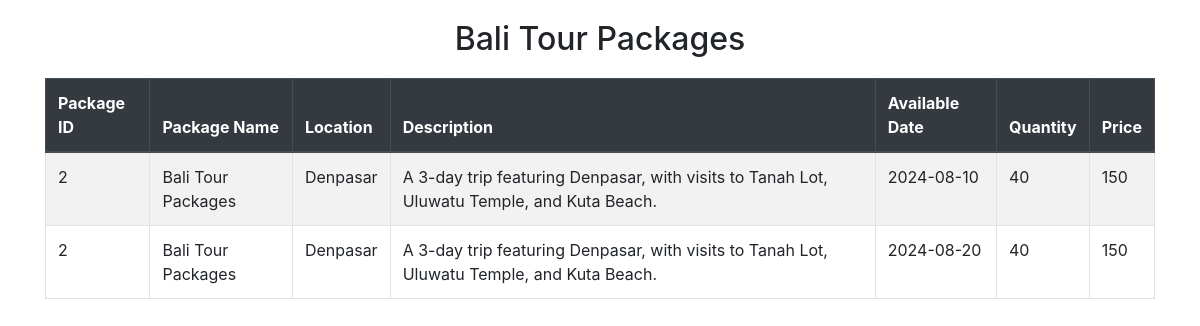
/detailpackages.php, run on the app's committed database.
### tables this page shows
CREATE TABLE `packages` (
  `package_id` int(11) NOT NULL,
  `customer_id` int(11) NOT NULL,
  `package_name` varchar(255) NOT NULL,
  `short_desc` varchar(255) NOT NULL,
  `PhotoURL` varchar(255) DEFAULT NULL
);

CREATE TABLE `package_detail` (
  `detail_id` int(11) NOT NULL,
  `package_id` int(11) NOT NULL,
  `PhotoURL` varchar(255) DEFAULT NULL,
  `location` varchar(255) DEFAULT NULL,
  `long_desc` text NOT NULL,
  `schedule` varchar(255) NOT NULL
);

CREATE TABLE `available_ticket` (
  `ticket_id` int(11) NOT NULL,
  `package_id` int(11) NOT NULL,
  `available_date` date NOT NULL,
  `quantity` int(11) NOT NULL,
  `price` int(11) NOT NULL
);

### detailpackages.php (the view, shortened to what this page needs)
<!DOCTYPE html>
<html lang="en">
<head>
    <link href="https://stackpath.bootstrapcdn.com/bootstrap/4.5.2/css/bootstrap.min.css" rel="stylesheet">
</head>
<body>
    <div class="container">
        <h2>Bali Tour Packages</h2>
        <div class="table-responsive">
            <table class="table table-bordered table-striped table-hover">
                <thead class="thead-dark">
                    <tr>
                        <th>Package ID</th>
                        <th>Package Name</th>
                        <th>Location</th>
                        <th>Description</th>
                        <th>Available Date</th>
                        <th>Quantity</th>
                        <th>Price</th>
                    </tr>
                </thead>
                <tbody>
                    <?php
                        include 'conn.php';
                        $sql = "SELECT
                                    p.package_id,
                                    p.package_name,
                                    pd.location,
                                    pd.long_desc,
                                    at.available_date,
                                    at.quantity,
                                    at.price
                                FROM
                                    packages p
                                    JOIN package_detail pd ON p.package_id = pd.package_id
                                    JOIN available_ticket at ON p.package_id = at.package_id
                                WHERE
                                    p.package_name = 'Bali Tour Packages'";
                        $result = mysqli_query($conn, $sql);
                        if (mysqli_num_rows($result) > 0) {
                            while($row = mysqli_fetch_assoc($result)) {
                                echo "<tr>";
                                    echo "<td>" . $row['package_id'] . "</td>";
                                    echo "<td>" . $row['package_name'] . "</td>";
                                    echo "<td>" . $row['location'] . "</td>";
                                    echo "<td>" . $row['long_desc'] . "</td>";
                                    echo "<td>" . $row['available_date'] . "</td>";
                                    echo "<td>" . $row['quantity'] . "</td>";
                                    echo "<td>" . $row['price'] . "</td>";
                                echo "</tr>";
                            }
                        } else {
                            echo "<tr><td colspan='7'>No results found</td></tr>";
                        }
                    ?>
                </tbody>
            </table>
        </div>
    </div>
</body>
</html>

### detailpackages.php (style rules this page uses)
body { padding: 20px; }
h2 { margin-bottom: 20px; text-align: center; }
table { margin-bottom: 20px; }
th, td { text-align: left; }
.table-responsive { margin-bottom: 20px; }

### data on the page
packages: package_id "2", package_name "Bali Tour Packages", package_detail.location "Denpasar", package_detail.long_desc "A 3-day trip featuring Denpasar, with visits to Tanah Lot, Uluwatu Temple, and Kuta Beach.", available_ticket.available_date "2024-08-10", available_ticket.quantity "40", available_ticket.price "150", available_ticket.available_date "2024-08-20"
